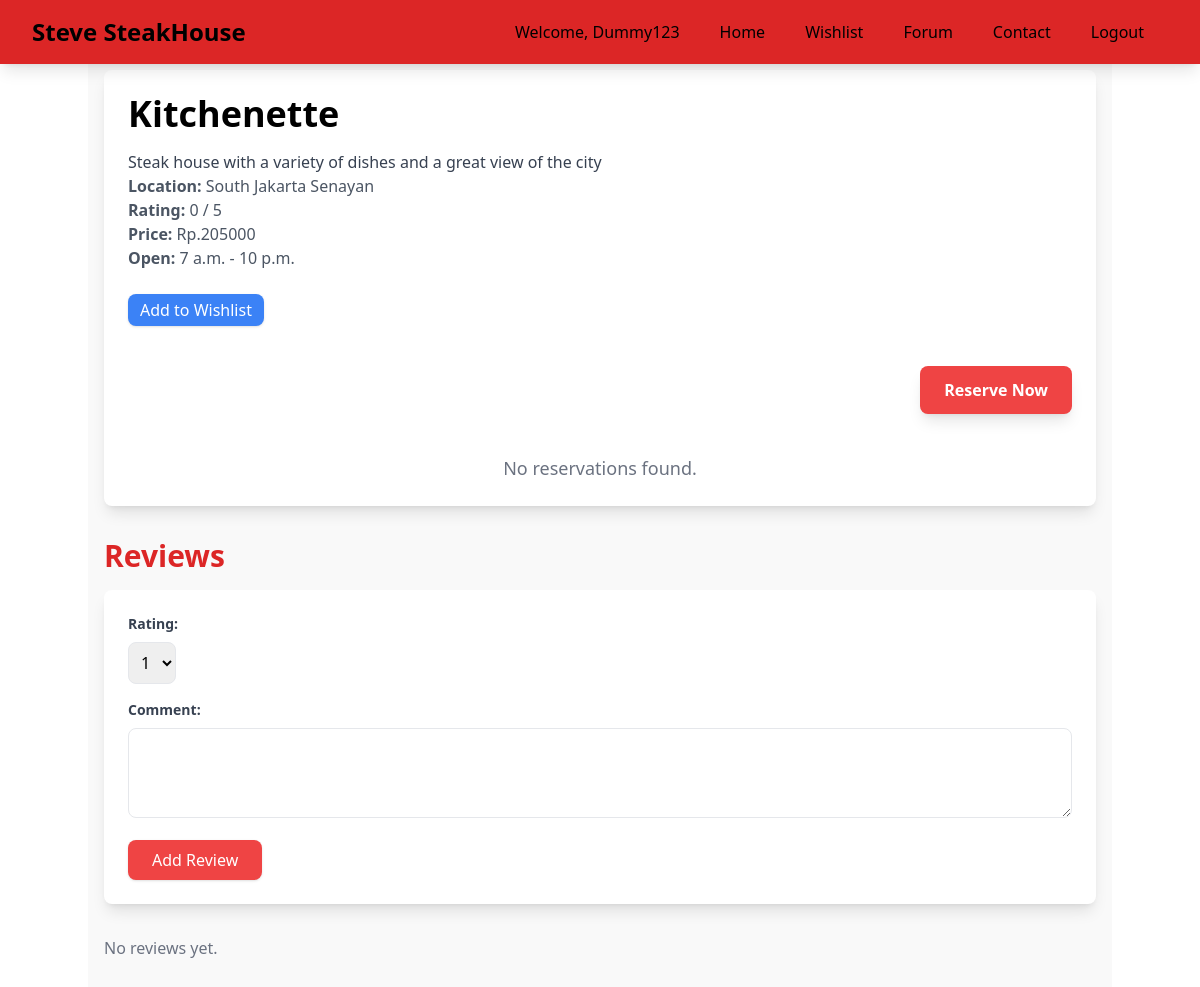
The app's page /steakhouse/2/ (signed in) with its own data.
### resto/models.py (models this page shows, shortened)
class Restaurant(models.Model):
    id = models.IntegerField(primary_key=True)
    name = models.CharField(max_length=100)
    price = models.IntegerField(validators=[MinValueValidator(1)])
    location = models.CharField(max_length=100)
    special_menu = models.CharField(max_length=100)
    rating = models.PositiveIntegerField(
        validators=[MinValueValidator(1), MaxValueValidator(5)], default = 0
    )
    description = models.TextField(default= "Steak house with a variety of dishes and a great view of the city")
    opening_time = models.TimeField(default="07:00:00")
    closing_time = models.TimeField(default = "22:00:00")

### main/views.py (the view)
# urls.py: path('steakhouse/<int:pk>/', steakhouse_page, name='steakhouse_page'),
@login_required(login_url='authentication:user_login')
def steakhouse_page(request, pk):
    steakhouse = get_object_or_404(Restaurant, id=pk)
    reviews = Review.objects.filter(restaurant=steakhouse)
    reservations = Reservation.objects.filter(user=request.user, restaurant=steakhouse)
    user_has_reviewed = False
    if request.user.is_authenticated:
        user_has_reviewed = Review.objects.filter(restaurant=steakhouse, user=request.user).exists()
    context = {
        'steakhouse': steakhouse,
        'reviews': reviews,
        'reservations': reservations,
        'user_has_reviewed': user_has_reviewed,
    }
    return render(request, 'main/steakhouse_page.html', context)

### main/templates/main/steakhouse_page.html (shortened to what this page needs)
{% extends 'base.html' %}  {% block content %} {% include 'navbar.html' %}
<div
  class="container mx-auto px-4 py-8"
  style="padding-top: 70px; background-color: #f9f9f9"
>
  <div class="mb-8 p-6 bg-white shadow-lg rounded-lg">
    <h1 class="text-4xl font-bold mb-4">{{ steakhouse.name }}</h1>
    <p class="text-gray-700">{{ steakhouse.description }}</p>
    <p class="text-gray-600">
      <strong>Location:</strong> {{ steakhouse.location }}
    </p>
    <p class="text-gray-600">
      <strong>Rating:</strong> {{ steakhouse.rating }} / 5
    </p>
    <p class="text-gray-600">
      <strong>Price:</strong> Rp.{{ steakhouse.price }}
    </p>
    <p class="text-gray-600">
      <strong>Open:</strong> {{ steakhouse.opening_time }} - {{ steakhouse.closing_time }}
    </p>
    <br />
    <div>
      {% if user.is_authenticated %}
      <button
        onclick="openWishlistModal({{ steakhouse.id }})"
        class="bg-blue-500 text-white px-3 py-1 rounded-lg shadow hover:bg-blue-600 transition"
      >
        Add to Wishlist
      </button>
      {% endif %}
    </div>
    <div class="mt-4 flex justify-end items-start">
      {% if user.is_authenticated %}
      <form
        action="{% url 'reservation:make_reservation' steakhouse.id %}"
        method="POST"
        class="space-y-6"
      >
        <button
          type="submit"
          class="bg-red-500 text-white font-semibold py-3 px-6 rounded-lg hover:bg-red-600 transition-all duration-300 shadow-lg focus:ring-4 focus:ring-red-300"
        >
          Reserve Now
        </button>
      </form>
      {% endif %}
    </div>
    {% if not reservations %}
    <p class="text-center text-lg text-gray-500 mt-10">
      No reservations found.
    </p>
    {% endif %}
  </div>
  <div class="mt-8">
    <h2 class="text-3xl font-bold mb-4 text-red-600">Reviews</h2>
    {% if user.is_authenticated %} {% if not user_has_reviewed %}
    <form
      action="{% url 'resto_rating:add_review' steakhouse.id %}"
      method="POST"
      class="mb-8 p-6 bg-white shadow-lg rounded-lg"
    >
      <div class="mb-4">
        <label class="block text-gray-700 text-sm font-bold mb-2"
          >Rating:</label
        >
        <select name="rating" class="form-select border rounded-lg p-2">
          <option value="1">1</option>
        </select>
      </div>
      <div class="mb-4">
        <label class="block text-gray-700 text-sm font-bold mb-2"
          >Comment:</label
        >
        <textarea
          name="comment"
          class="form-textarea w-full border rounded-lg p-2"
          rows="3"
        ></textarea>
      </div>
      <button
        type="submit"
        class="bg-red-500 text-white px-6 py-2 rounded-lg shadow hover:bg-red-600 transition"
      >
        Add Review
      </button>
    </form>
    {% endif %} {% endif %}
    {% for review in reviews %}
    <div class="bg-white shadow-lg rounded-lg p-4 mb-4">
      <div class="flex justify-between items-center mb-2">
        <div>
          <span class="font-bold text-lg">{{ review.user.username }}</span>
          <span class="ml-2 text-yellow-500">
            {% for i in "12345" %} {% if i|add:0 <= review.rating %} ★ {% else
            %} ☆ {% endif %} {% endfor %}
          </span>
          <span class="text-gray-500"> ({{ review.rating }}/5)</span>
        </div>
        <div class="text-gray-500 text-sm">
          {{ review.created_at|date:"M d, Y" }}
        </div>
      </div>
      <p class="text-gray-700">{{ review.comment }}</p>
      {% if user == review.user or user.is_superuser %}
      <div class="mt-4 flex justify-end space-x-2">
        <button
          onclick="openEditModal({{ review.id }}, '{{ review.comment|escapejs }}', {{ review.rating }})"
          class="bg-red-500 text-white px-3 py-1 rounded-lg shadow hover:bg-red-600 transition"
        >
          Edit
        </button>
        <button
          onclick="openDeleteModal({{ review.id }})"
          class="bg-red-500 text-white px-3 py-1 rounded-lg shadow hover:bg-red-600 transition"
        >
          Delete
        </button>
      </div>
      {% endif %}
    </div>
    {% empty %}
    <p class="text-gray-500">No reviews yet.</p>
    {% endfor %}
  </div>
  {% endblock %}

### templates/navbar.html (shortened to what this page needs)
<nav class="bg-red-600 shadow-lg fixed top-0 left-0 z-40 w-screen">
  <div class="max-w-7xl md-10 mx-auto px-4 sm:px-6 lg:px-8">
    <div class="flex items-center justify-between h-16">
      <div class="flex items-center">
        <h1 class="text-xl sm:text-2xl font-bold text-krem">Steve SteakHouse</h1>
      </div>
      <div class="hidden md:flex items-center">
        <span class="text-krem py-2 px-4 mr-2">Welcome, {{user}}</span>
        <a href="{% url 'main:main_page' %}" class="hover:bg-red-700 text-krem py-2 px-4 transition rounded duration-300 mr-2">
          Home
        </a>
        <a href="{% url 'wishlist:view_wishlists' %}" class="hover:bg-red-700 text-krem py-2 px-4 transition rounded duration-300 mr-2">
          Wishlist
        </a>
        <a href="{% url 'forum_diskusi:forum_index' %}" class="hover:bg-red-700 text-krem py-2 px-4 transition rounded duration-300 mr-2">
          Forum
        </a>
        <a href="/about" class="hover:bg-red-700 text-krem py-2 px-4 transition rounded duration-300 mr-2">
          Contact
        </a>
        <a href="{% url 'authentication:user_logout' %}" class="hover:bg-red-700 text-krem py-2 px-4 transition rounded duration-300 mr-2">
          Logout
        </a>
      </div>
    </div>
  </div>
</nav>

### static/css/global.css (style rules this page uses)
button { background-color: #e3342f; border: none; color: white; font-size: 1rem; font-weight: bold; padding: 12px 16px; border-radius: 5px; cursor: pointer; transition: background-color 0.3s ease, box-shadow 0.3s ease; }

### records on screen
Restaurant: name "Kitchenette", description "Steak house with a variety of dishes and a great view of the city", location "South Jakarta Senayan", rating "0", price "205000", opening_time "7 a.m.", closing_time "10 p.m."

### other values on screen
{{ user }} "Dummy123"
